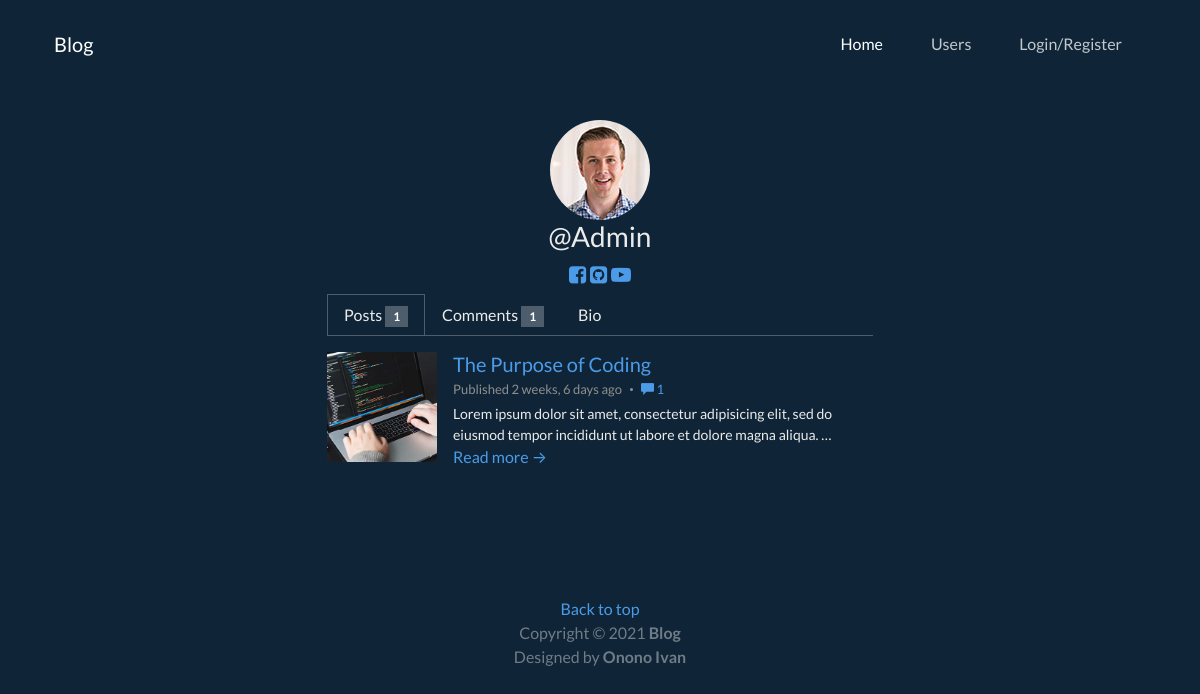
The app's page /accounts/user/Admin/ with its own data.
### accounts/models.py (models this page shows)
class Profile(models.Model):
    user = models.ForeignKey(User, on_delete=models.CASCADE, related_name='profile')
    image = models.ImageField(upload_to=user_directory_path, blank=True, null=True)
    post_count = models.PositiveIntegerField(default=0)
    comment_count = models.PositiveIntegerField(default=0)
    facebook = models.URLField(blank=True, null=True)
    youtube = models.URLField(blank=True, null=True)
    github = models.URLField(blank=True, null=True)
    bio = models.TextField(default='No mentioned')
    views = models.PositiveIntegerField(default=0)
    class Meta:
        ordering = ['-id']
    def __str__(self):
        return self.user.username
    def save(self, *args, **kwargs):
        self.post_count = self.posts.count()
        self.comment_count =self.comments.count()
        self.views = self.view_count.count()
        super().save(*args, **kwargs)
        SIZE = 112, 112
        if self.image:
            pic = Image.open(self.image.path)
            pic.thumbnail(SIZE, Image.LANCZOS)
            pic.save(self.image.path, format='PNG')

### posts/models.py (models this page shows, shortened)
class Post(models.Model):
	author = models.ForeignKey(Profile, on_delete=models.CASCADE, related_name='posts')
	title = models.CharField(max_length=256)
	content = models.TextField()
	comment_count = models.PositiveIntegerField(default=0)
	views = models.PositiveIntegerField(default=0)
	thumbnail = models.ImageField(upload_to='posts/thumbnail', blank=True, null=True)
	banner = models.ImageField(upload_to='posts/banner', blank=True, null=True)
	slug = models.SlugField(max_length=256)
	created_date = models.DateTimeField(auto_now_add=True)
	class Meta:
		ordering = ['-id']

### accounts/views.py (the view)
# urls.py: path('user/<str:username>/', views.profile_detail, name='profile-detail'),
def profile_detail(request, username):
	user = get_object_or_404(User, username=username)
	instance = get_object_or_404(Profile, user=user)
	if request.user.is_authenticated:
		active_profile = get_object_or_404(Profile, user=request.user)
		view, created = ProfileView.objects.get_or_create(viewed=instance, viewer=active_profile)
	instance.save()
	user_posts = Post.objects.filter(author=instance)
	user_comments = Comment.objects.filter(author=instance)
	paginator = Paginator(user_posts, 5)
	page_number = request.GET.get('page')
	user_posts_paginator = paginator.get_page(page_number)
	paginator = Paginator(user_comments, 5)
	page_number = request.GET.get('page')
	user_comments_paginator = paginator.get_page(page_number)
	context = {
	'profile':instance,
	'posts':user_posts_paginator,
	'comments':user_comments_paginator,
	}
	return render(request, 'accounts/profile_detail.html', context)

### templates/accounts/profile_detail.html (shortened to what this page needs)
{% extends 'base.html' %}
{% load static %}
{% block content %}
<div class="container mt-5">
        <div class="text-center">
            {% if profile.image %}
            <img src="{{profile.image.url}}" class="rounded-circle img-fluid" style="max-width: 200px;" alt="Image">
            <br>
            {% else %}
            <img src="{% static 'img/default.png' %}" class="rounded-circle img-fluid" style="max-width: 200px;" alt="Image">
            <br>
            {% endif %}
            <h3>@{{profile}}</h3>
            <p class="h5">
                {% if profile.facebook %}
                 <a href="{{profile.facebook}}" target="_blank">
                   <i class="fa fa-facebook-square"></i>
                 </a>
                {% endif %}
                {% if profile.github %}
                 <a href="{{profile.github}}" target="_blank">
                     <i class="fa fa-github-square"></i>
                 </a>
                {% endif %}
                {% if profile.youtube %}
                 <a href="{{profile.youtube}}" target="_blank">
                     <i class="fa fa-youtube-play"></i>
                 </a>
                {% endif %}
            </p>
        </div>
        <div class="row profile-posts">
            <div class="col-12 col-md-8 col-lg-6">
                <ul class="nav nav-tabs">
                    <li class="nav-item">
                        <a class="nav-link active" data-bs-toggle="tab" href="#posts">
                            Posts
                            <span class="badge bg-secondary">{{profile.post_count}}</span>
                        </a>
                    </li>
                    <li class="nav-item">
                        <a class="nav-link" data-bs-toggle="tab" href="#comments">
                            Comments
                            <span class="badge bg-secondary">{{profile.comment_count}}</span>
                        </a>
                    </li>
                    <li class="nav-item">
                        <a class="nav-link" data-bs-toggle="tab" href="#bio">Bio</a>
                    </li>
                </ul>
                <div id="myTabContent" class="tab-content">
                    <div class="tab-pane fade active show mt-3" id="posts">
                    {% if posts %}
                {% for post in posts %}
                <div class="d-flex post mb-3">
                    <div class="flex-shrink-0">
                        <img class="mr-3 img-fluid post-thumb d-none d-md-flex" src="{{post.thumbnail.url}}"
                            alt="image">
                    </div>
                    <div class="flex-grow-1 ms-3">
                        <h5 class="title mb-1"><a href="{% url 'post-detail' pk=post.pk slug=post.slug %}">{{post.title}}</a>
                        </h5>
                        <div class="meta mb-1"><span class="date">Published {{post.created_date|timesince}} ago</span><a href="#"><i
                                    class="glyphicon glyphicon-comment"></i> {{post.comment_count}}</a>
                        </div>
                        <div class="intro">{{post.content|truncatechars:130}}</div>
                        <a class="more-link" href="{% url 'post-detail' pk=post.pk slug=post.slug %}">Read more →</a>
                    </div>
                </div>
                {% endfor %}
                {% else %}
                <p>No posts to show</p>
                {% endif %}
                    </div>
                </div>
            </div>
        </div>
{% endblock %}

### static/css/style.css (style rules this page uses)
*, *::before, *::after { box-sizing: border-box; }
a { text-decoration: none; background: transparent; }
.post .intro { font-size: 0.875em; }
.meta span { display: inline-block; }
.meta { color: #8f8f8f; font-size: 0.8125rem; }
.meta span:after { content: ""; display: inline-block; width: 3px; height: 3px; border-radius: 50%; background: #8f8f8f; margin-left: 0.5rem; margin-right: 0.5rem; position: relative; top: -3px; }
.post-list .post img, .post-thumb { max-width: 110px; }
.profile-posts { place-content: center; }
.glyphicon { position: relative; top: 1px; display: inline-block; font-family: "Glyphicons Halflings"; font-style: normal; font-weight: normal; line-height: 1; -webkit-font-smoothing: antialiased; -moz-osx-font-smoothing: grayscale; }
.glyphicon-comment:before { content: "\e111"; }

### records on screen
Profile: image (placeholder picture), user.username "Admin", post_count "1", comment_count "1"
Post: thumbnail (picture), title "The Purpose of Coding", created_date "2 weeks, 6 days", comment_count "1", content "Lorem ipsum dolor sit amet, consectetur adipisicing elit, sed do eiusmod tempor incididunt ut labore et dolore magna aliqua. …"
